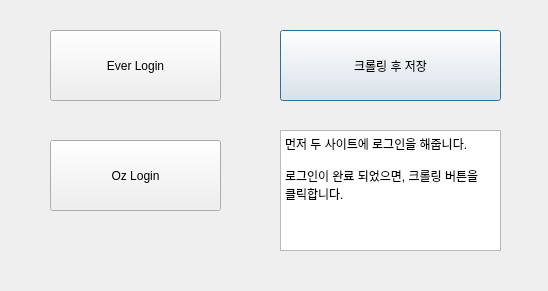
<?xml version="1.0" encoding="UTF-8"?>
<ui version="4.0">
 <class>Dialog</class>
 <widget class="QDialog" name="Dialog">
  <property name="geometry">
   <rect>
    <x>0</x>
    <y>0</y>
    <width>548</width>
    <height>291</height>
   </rect>
  </property>
  <property name="windowTitle">
   <string>Dialog</string>
  </property>
  <widget class="QPushButton" name="StartBtn">
   <property name="geometry">
    <rect>
     <x>280</x>
     <y>30</y>
     <width>221</width>
     <height>71</height>
    </rect>
   </property>
   <property name="text">
    <string>크롤링 후 저장</string>
   </property>
  </widget>
  <widget class="QPushButton" name="EverLoginBtn">
   <property name="geometry">
    <rect>
     <x>50</x>
     <y>30</y>
     <width>171</width>
     <height>71</height>
    </rect>
   </property>
   <property name="text">
    <string>Ever Login</string>
   </property>
  </widget>
  <widget class="QPushButton" name="OzLoginBtn">
   <property name="geometry">
    <rect>
     <x>50</x>
     <y>140</y>
     <width>171</width>
     <height>71</height>
    </rect>
   </property>
   <property name="text">
    <string>Oz Login</string>
   </property>
  </widget>
  <widget class="QTextEdit" name="textEdit">
   <property name="geometry">
    <rect>
     <x>280</x>
     <y>130</y>
     <width>221</width>
     <height>121</height>
    </rect>
   </property>
   <property name="html">
    <string>&lt;!DOCTYPE HTML PUBLIC &quot;-//W3C//DTD HTML 4.0//EN&quot; &quot;http://www.w3.org/TR/REC-html40/strict.dtd&quot;&gt;
&lt;html&gt;&lt;head&gt;&lt;meta name=&quot;qrichtext&quot; content=&quot;1&quot; /&gt;&lt;style type=&quot;text/css&quot;&gt;
p, li { white-space: pre-wrap; }
&lt;/style&gt;&lt;/head&gt;&lt;body style=&quot; font-family:'Gulim'; font-size:9pt; font-weight:400; font-style:normal;&quot;&gt;
&lt;p style=&quot; margin-top:0px; margin-bottom:0px; margin-left:0px; margin-right:0px; -qt-block-indent:0; text-indent:0px;&quot;&gt;먼저 두 사이트에 로그인을 해줍니다.&lt;/p&gt;
&lt;p style=&quot;-qt-paragraph-type:empty; margin-top:0px; margin-bottom:0px; margin-left:0px; margin-right:0px; -qt-block-indent:0; text-indent:0px;&quot;&gt;&lt;br /&gt;&lt;/p&gt;
&lt;p style=&quot; margin-top:0px; margin-bottom:0px; margin-left:0px; margin-right:0px; -qt-block-indent:0; text-indent:0px;&quot;&gt;로그인이 완료 되었으면, 크롤링 버튼을 클릭합니다.&lt;/p&gt;
&lt;p style=&quot;-qt-paragraph-type:empty; margin-top:0px; margin-bottom:0px; margin-left:0px; margin-right:0px; -qt-block-indent:0; text-indent:0px;&quot;&gt;&lt;br /&gt;&lt;/p&gt;&lt;/body&gt;&lt;/html&gt;</string>
   </property>
  </widget>
 </widget>
 <resources/>
 <connections/>
</ui>
